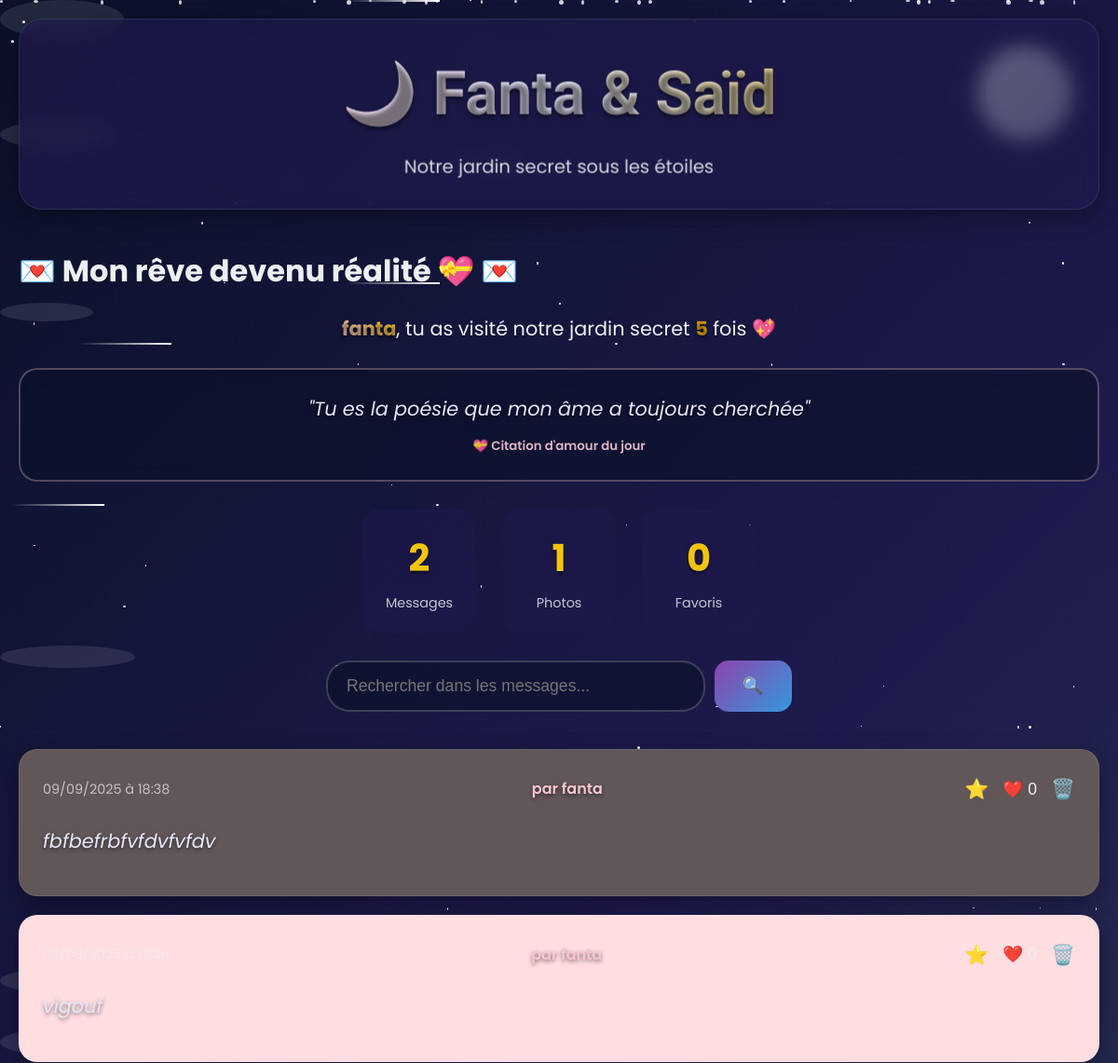
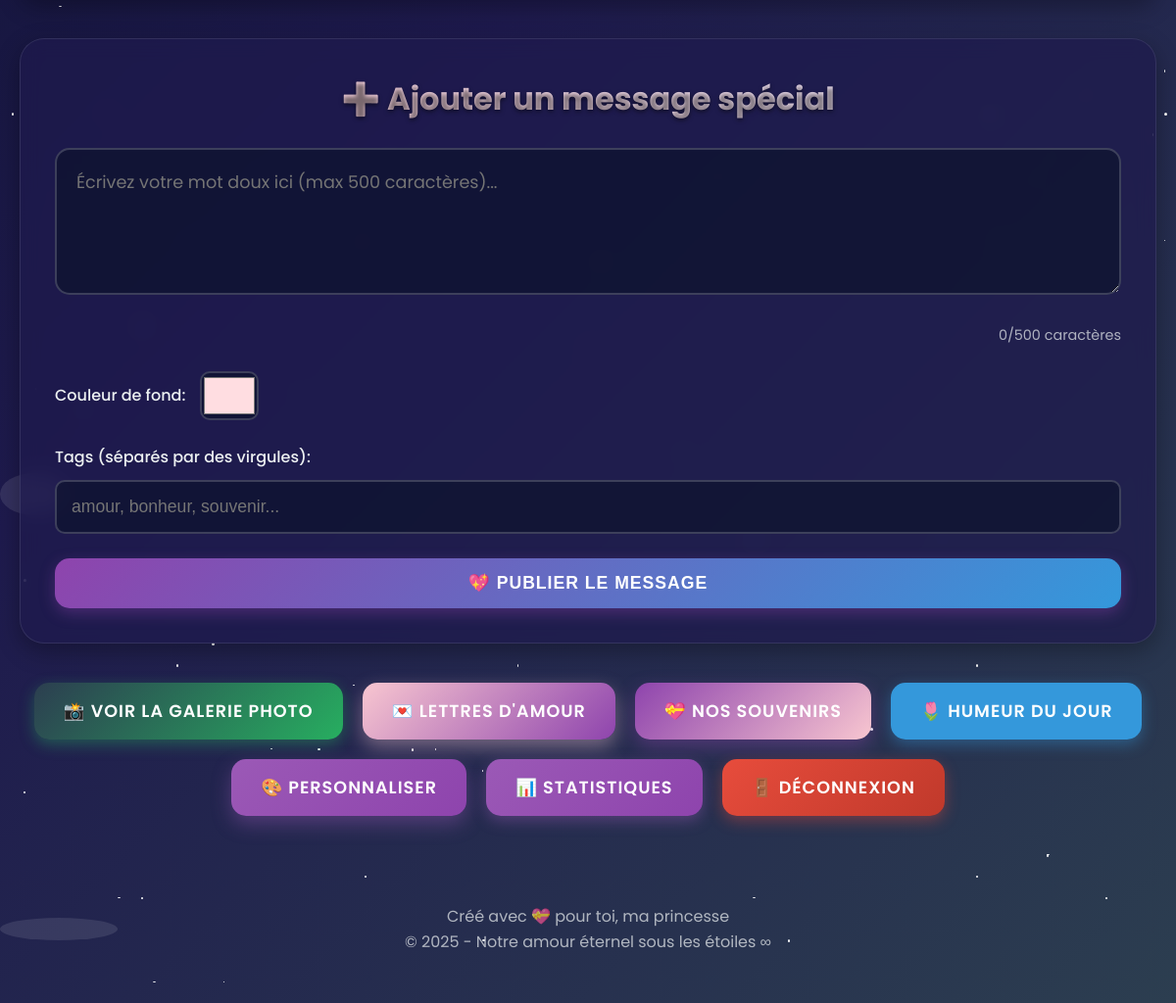
The app's page / (signed in) with its own data (2 pictures, top to bottom).
### app.py (models this page shows, shortened)
class User(UserMixin, db.Model):
    id = db.Column(db.Integer, primary_key=True)
    username = db.Column(db.String(50), unique=True, nullable=False)
    password_hash = db.Column(db.String(128), nullable=False)
    created_at = db.Column(db.DateTime, default=datetime.utcnow)
    last_login = db.Column(db.DateTime)
    visit_count = db.Column(db.Integer, default=0)
    favorite_color = db.Column(db.String(7), default='#ffdde1')

class Phrase(db.Model):
    id = db.Column(db.Integer, primary_key=True)
    texte = db.Column(db.String(300), nullable=False)
    date = db.Column(db.DateTime, default=datetime.utcnow)
    couleur = db.Column(db.String(20), default='#ffffff')
    est_favori = db.Column(db.Boolean, default=False)
    auteur = db.Column(db.String(50), default='Anonyme')
    likes = db.Column(db.Integer, default=0)
    tags = db.Column(db.String(200))  # Tags séparés par des virgules
    is_special = db.Column(db.Boolean, default=False)  # Messages spéciaux automatiques

### app.py (the view, shortened to what this page needs)
@app.route('/', methods=['GET', 'POST'])
@login_required
def index():
    page = request.args.get('page', 1, type=int)
    per_page = 10
    phrases = Phrase.query.order_by(Phrase.date.desc()).paginate(
        page=page, per_page=per_page, error_out=False
    )
    total_messages = Phrase.query.count()
    total_photos = Photo.query.count()
    favoris_count = Phrase.query.filter_by(est_favori=True).count()
    personal_greeting = get_personalized_greeting(current_user.username)
    love_quote = random.choice(LOVE_QUOTES)
    unread_letters = LoveLetter.query.filter_by(
        recipient=current_user.username,
        is_read=False
    ).count()
    return render_template('index.html',
                         phrases=phrases.items,
                         pagination=phrases,
                         user=current_user.username,
                         personal_greeting=personal_greeting,
                         love_quote=love_quote,
                         unread_letters=unread_letters,
                         visit_count=current_user.visit_count,
                         stats={
                             'total_messages': total_messages,
                             'total_photos': total_photos,
                             'favoris_count': favoris_count
                         })

### app.py (called while the page is built)
@login_manager.user_loader
def load_user(user_id):
    return User.query.get(int(user_id))

def get_personalized_greeting(username):
    if username == "fanta":
        return random.choice(FANTA_MESSAGES)
    elif username == "said":
        return random.choice(SAID_MESSAGES)
    return f"Bienvenue {username} 💖"

### templates/index.html (shortened to what this page needs)
{% extends "base.html" %}
{% block content %}
<div class="header-container">
    <h1>💌 {{ personal_greeting }} 💌</h1>
    <div class="user-welcome">
        <span class="username">{{ user }}</span>, tu as visité notre jardin secret <span class="visit-count">{{ visit_count }}</span> fois 💖
    </div>
    <div class="daily-quote">
        <p class="love-quote">"{{ love_quote }}"</p>
        <small>💝 Citation d'amour du jour</small>
    </div>
    <div class="stats-quick">
        <div class="stat-item">
            <span class="stat-number">{{ stats.total_messages }}</span>
            <span class="stat-label">Messages</span>
        </div>
        <div class="stat-item">
            <span class="stat-number">{{ stats.total_photos }}</span>
            <span class="stat-label">Photos</span>
        </div>
        <div class="stat-item">
            <span class="stat-number">{{ stats.favoris_count }}</span>
            <span class="stat-label">Favoris</span>
        </div>
    </div>
</div>
<div class="search-container">
    <form method="GET" action="{{ url_for('search') }}" class="search-form">
        <input type="text" name="q" placeholder="Rechercher dans les messages..." class="search-input">
        <button type="submit" class="btn btn-search">🔍</button>
    </form>
</div>
<div class="messages-container">
    {% if phrases %}
        <div class="messages-list">
            {% for phrase in phrases %}
                <div class="message-card {% if phrase.is_special %}special-message{% endif %}" style="background-color: {{ phrase.couleur }};">
                    <div class="message-header">
                        <span class="message-date">{{ phrase.date.strftime('%d/%m/%Y à %H:%M') }}</span>
                        <span class="message-author">par {{ phrase.auteur }}</span>
                        <div class="message-actions">
                            <a href="{{ url_for('toggle_favori', phrase_id=phrase.id) }}"
                               class="favorite-btn {% if phrase.est_favori %}favori{% endif %}">
                                ⭐
                            </a>
                            <button onclick="likePhrase({{ phrase.id }})" class="like-btn">
                                ❤️ <span id="likes-{{ phrase.id }}">{{ phrase.likes or 0 }}</span>
                            </button>
                            {% if phrase.auteur == user %}
                            <a href="{{ url_for('supprimer_phrase', phrase_id=phrase.id) }}"
                               class="delete-btn" onclick="return confirm('Supprimer ce message?')">
                                🗑️
                            </a>
                            {% endif %}
                        </div>
                    </div>
                    <div class="message-content">
                        {{ phrase.texte }}
                    </div>
                </div>
            {% endfor %}
        </div>
    {% else %}
        <div class="no-messages">
            <p>💝 Aucun message d'amour encore... Sois le premier à écrire quelque chose de doux !</p>
        </div>
    {% endif %}
</div>
<div class="add-message-section" id="ajouter">
    <h2>➕ Ajouter un message spécial</h2>
    <form method="POST" action="{{ url_for('index') }}" class="message-form">
        <textarea name="texte" placeholder="Écrivez votre mot doux ici (max 500 caractères)..." required maxlength="500"></textarea>
        <div class="char-counter">
            <span id="char-count">0</span>/500 caractères
        </div>
        <div class="color-picker">
            <label>Couleur de fond:</label>
            <input type="color" name="couleur" value="{{ current_user.favorite_color }}">
        </div>
        <div class="tags-input">
            <label>Tags (séparés par des virgules):</label>
            <input type="text" name="tags" placeholder="amour, bonheur, souvenir..." class="form-input">
        </div>
        <button type="submit" class="btn btn-primary">💖 Publier le message</button>
    </form>
</div>
<div class="navigation-links">
    <a href="{{ url_for('galerie') }}" class="btn btn-secondary">📸 Voir la galerie photo</a>
    <a href="{{ url_for('letters') }}" class="btn btn-romantic">💌 Lettres d'amour</a>
    <a href="{{ url_for('memories') }}" class="btn btn-memory">💝 Nos souvenirs</a>
    <a href="{{ url_for('mood') }}" class="btn btn-info">🌷 Humeur du jour</a>
    <a href="{{ url_for('personalize') }}" class="btn btn-customize">🎨 Personnaliser</a>
    <a href="{{ url_for('stats') }}" class="btn btn-accent">📊 Statistiques</a>
    <a href="{{ url_for('logout') }}" class="btn btn-logout">🚪 Déconnexion</a>
</div>
{% endblock %}

### records on screen
User: username "fanta", couleur "#ffdde1"
Phrase: date "09/09/2025 à 18:38", auteur "fanta", likes "0", texte "fbfbefrbfvfdvfvfdv"
Phrase: auteur "fanta", texte "vigouf"

### other values on screen
{{ personal_greeting }} "Mon rêve devenu réalité 💝"
{{ visit_count }} "5"
{{ stats.total_messages }} "2"
{{ stats.total_photos }} "1"
{{ stats.favoris_count }} "0"
